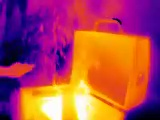
%> input picture Aza_MATLAB/Database/T007.jpg, 160 x 120 px
$ octave fire_detection_thermalRGB.m   (GNU Octave 9; MATLAB toolbox functions it lacks are replaced by stand-ins)
%> lines starting %> are read from the running program, lines starting %| are printed output that depends on the picture; in (x1, y1, x2, y2) boxes, pixels count from 0 and x2, y2 are one past the last pixel; in counts of white or black regions, pixels touching at a corner belong together; the program's own positions count from 1
### Aza_MATLAB/Regla_1.m
function output_image = Regla_1(input_image)

[fil, col, channel] = size(input_image);
output_image = double(zeros(fil, col));

for x = 1:fil
    for y = 1:col
        if (input_image(x, y, 2) > input_image(x, y, 3))
            if (input_image(x, y, 1) > input_image(x, y, 2))
                output_image(x, y) = 1;
            end
        else
            output_image(x, y) = 0;
        end
    end
end

figure('Name','Imagen obtenida mediante regla 1','NumberTitle','off');
imshow(output_image)
output_image = uint8(output_image);


end

### Aza_MATLAB/Regla_2.m
function output_image = Regla_2(input_image)

[fil, col, channel] = size(input_image);
output_image = double(zeros(fil, col));

for x = 1:fil
    for y = 1:col
        if input_image(x, y, 1) > 190  &&  input_image(x, y, 2) > 100  &&  input_image(x, y, 3) < 140
            output_image(x, y) = 1;
        else
            output_image(x, y) = 0;
        end
    end
end

figure('Name','Imagen obtenida mediante regla 2','NumberTitle','off');
imshow(output_image)
output_image = uint8(output_image);

end

### Aza_MATLAB/Regla_3.m
function output_image = Regla_3(input_image)

[fil, col, channel] = size(input_image);
output_image = double(zeros(fil, col));

imagen_Y = double(zeros(fil, col));
imagen_Cb = double(zeros(fil, col));
imagen_Cr = double(zeros(fil, col));

M = [0.2568, 0.5041, 0.0979;
    -0.1482, -0.2910, 0.4392;
    0.4392, -0.3678, -0.0714];

input_image = double(input_image);

Y = 0.0;
Cb = 0.0;
Cr = 0.0;

for x = 1:fil
    for y = 1:col
        Y  = M(1,1)*input_image(x, y, 1) + M(1, 2)*input_image(x, y, 2) + M(1, 3)*input_image(x, y, 3) + 16;
        Cb = M(2,1)*input_image(x, y, 1) + M(2, 2)*input_image(x, y, 2) + M(2, 3)*input_image(x, y, 3) + 128;
        Cr = M(3,1)*input_image(x, y, 1) + M(3, 2)*input_image(x, y, 2) + M(3, 3)*input_image(x, y, 3) + 128;
        imagen_Y(x, y)  =  Y;
        imagen_Cb(x, y) =  Cb;
        imagen_Cr(x, y) =  Cr;
    end
end

for x = 1:fil
    for y = 1:col
        if imagen_Y(x, y) >= imagen_Cb(x, y)
            output_image(x, y) = 1;
        else
            output_image(x, y) = 0;
        end
    end
end

figure('Name','Imagen obtenida mediante regla 3','NumberTitle','off');
imshow(output_image)
output_image = uint8(output_image);

end

### Aza_MATLAB/Regla_4.m
function output_image = Regla_4(input_image)

[fil, col, channel] = size(input_image);
output_image = double(zeros(fil, col));

imagen_Y = double(zeros(fil, col));
imagen_Cb = double(zeros(fil, col));
imagen_Cr = double(zeros(fil, col));

M = [0.2568, 0.5041, 0.0979;
    -0.1482, -0.2910, 0.4392;
    0.4392, -0.3678, -0.0714];

input_image = double(input_image);

Y  = 0.0;
Cb = 0.0;
Cr = 0.0;

for x = 1:fil
    for y = 1:col
        Y  = M(1,1)*input_image(x, y, 1) + M(1, 2)*input_image(x, y, 2) + M(1, 3)*input_image(x, y, 3) + 16;
        Cb = M(2,1)*input_image(x, y, 1) + M(2, 2)*input_image(x, y, 2) + M(2, 3)*input_image(x, y, 3) + 128;
        Cr = M(3,1)*input_image(x, y, 1) + M(3, 2)*input_image(x, y, 2) + M(3, 3)*input_image(x, y, 3) + 128;
        imagen_Y(x, y)  =  Y;
        imagen_Cb(x, y) =  Cb;
        imagen_Cr(x, y) =  Cr;
    end
end

for x = 1:fil
    for y = 1:col
        if imagen_Cr(x, y) >= imagen_Cb(x, y)
            output_image(x, y) = 1;
        else
            output_image(x, y) = 0;
        end
    end
end

figure('Name','Imagen obtenida mediante regla 4','NumberTitle','off');
imshow(output_image)
output_image = uint8(output_image);
end

### Aza_MATLAB/Regla_5.m
function output_image = Regla_5(input_image)

[fil, col, channel] = size(input_image);
output_image = double(zeros(fil, col));

imagen_Y = double(zeros(fil, col));
imagen_Cb = double(zeros(fil, col));
imagen_Cr = double(zeros(fil, col));

M = [0.2568, 0.5041, 0.0979;
    -0.1482, -0.2910, 0.4392;
    0.4392, -0.3678, -0.0714];

input_image = double(input_image);

Y  = 0.0;
Cb = 0.0;
Cr = 0.0;

for x = 1:fil
    for y = 1:col
        Y  = M(1,1)*input_image(x, y, 1) + M(1, 2)*input_image(x, y, 2) + M(1, 3)*input_image(x, y, 3) + 16;
        Cb = M(2,1)*input_image(x, y, 1) + M(2, 2)*input_image(x, y, 2) + M(2, 3)*input_image(x, y, 3) + 128;
        Cr = M(3,1)*input_image(x, y, 1) + M(3, 2)*input_image(x, y, 2) + M(3, 3)*input_image(x, y, 3) + 128;
        imagen_Y(x, y)  =  Y;
        imagen_Cb(x, y) =  Cb;
        imagen_Cr(x, y) =  Cr;
    end
end

Y_temp  = 0;
Cb_temp = 0;
Cr_temp = 0;
Image_dimension = fil*col;

for x = 1:fil
    for y = 1:col
        Y_temp  = imagen_Y(x, y)  + Y_temp;
        Cb_temp = imagen_Cb(x, y) + Cb_temp;
        Cr_temp = imagen_Cr(x, y) + Cr_temp;
    end
end

Y_mean  = (Y_temp/Image_dimension);
Cb_mean = (Cb_temp/Image_dimension);
Cr_mean = (Cr_temp/Image_dimension);

for x = 1:fil
    for y = 1:col
        if imagen_Y(x, y) >= Y_mean  &&  imagen_Cb(x, y) <= Cb_mean  &&  imagen_Cr(x, y) >= Cr_mean
            output_image(x, y) = 1;
        else
            output_image(x, y) = 0;
        end
    end
end

figure('Name','Imagen obtenida mediante regla 5','NumberTitle','off');
imshow(output_image)
output_image = uint8(output_image);

end

### Aza_MATLAB/Regla_6.m
function output_image = Regla_6(input_image)

[fil, col, channel] = size(input_image);
output_image = double(zeros(fil, col));

imagen_Y = double(zeros(fil, col));
imagen_Cb = double(zeros(fil, col));
imagen_Cr = double(zeros(fil, col));
threshold = 70;

M = [0.2568, 0.5041, 0.0979;
    -0.1482, -0.2910, 0.4392;
    0.4392, -0.3678, -0.0714];

input_image = double(input_image);

Y  = 0.0;
Cb = 0.0;
Cr = 0.0;

for x = 1:fil
    for y = 1:col
        Y  = M(1,1)*input_image(x, y, 1) + M(1, 2)*input_image(x, y, 2) + M(1, 3)*input_image(x, y, 3) + 16;
        Cb = M(2,1)*input_image(x, y, 1) + M(2, 2)*input_image(x, y, 2) + M(2, 3)*input_image(x, y, 3) + 128;
        Cr = M(3,1)*input_image(x, y, 1) + M(3, 2)*input_image(x, y, 2) + M(3, 3)*input_image(x, y, 3) + 128;
        imagen_Y(x, y)  =  Y;
        imagen_Cb(x, y) =  Cb;
        imagen_Cr(x, y) =  Cr;
    end
end

for x = 1:fil
    for y = 1:col
        if abs(imagen_Cb(x, y) - imagen_Cr(x, y)) >= threshold
            output_image(x, y) = 1;
        else
            output_image(x, y) = 0;
        end
    end
end

figure('Name','Imagen obtenida mediante regla 6','NumberTitle','off');
imshow(output_image)
output_image = uint8(output_image);

end

### Aza_MATLAB/Regla_7.m
function output_image = Regla_7(input_image)

[fil, col, channel] = size(input_image);
output_image = double(zeros(fil, col));

imagen_Y = double(zeros(fil, col));
imagen_Cb = double(zeros(fil, col));
imagen_Cr = double(zeros(fil, col));

M = [0.2568, 0.5041, 0.0979;
    -0.1482, -0.2910, 0.4392;
    0.4392, -0.3678, -0.0714];

input_image = double(input_image);

Y  = 0.0;
Cb = 0.0;
Cr = 0.0;

for x = 1:fil
    for y = 1:col
        Y  = M(1,1)*input_image(x, y, 1) + M(1, 2)*input_image(x, y, 2) + M(1, 3)*input_image(x, y, 3) + 16;
        Cb = M(2,1)*input_image(x, y, 1) + M(2, 2)*input_image(x, y, 2) + M(2, 3)*input_image(x, y, 3) + 128;
        Cr = M(3,1)*input_image(x, y, 1) + M(3, 2)*input_image(x, y, 2) + M(3, 3)*input_image(x, y, 3) + 128;
        imagen_Y(x, y)  =  Y;
        imagen_Cb(x, y) =  Cb;
        imagen_Cr(x, y) =  Cr;
    end
end

for x = 1:fil
    for y = 1:col
        if imagen_Cb(x, y) <= 120  &&  imagen_Cr(x, y) >= 150
            output_image(x, y) = 1;
        else
            output_image(x, y) = 0;
        end
    end
end

figure('Name','Imagen obtenida mediante regla 7','NumberTitle','off');
imshow(output_image)
output_image = uint8(output_image);

end

### Aza_MATLAB/fire_detection_thermalRGB.m
clear
close all
clc

%% Imagen térmica

im_thermal_leida = imread("Database/T007.jpg");
%> im_thermal_leida is the input picture: size 120x160x3 uint8; mean R, G, B 174.8, 71.5, 83.6
% figure('Name','Imagen de entrada','NumberTitle','off');
% imshow(im_thermal_leida)
im_thermal = imresize(im_thermal_leida,[240 320]);
figure('Name','Imagen térmica','NumberTitle','off');
imshow(im_thermal);

im_gris_thermal = rgb2gray(im_thermal);
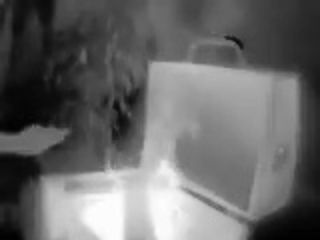
%> im_gris_thermal: size 240x320 uint8; min 1, max 254, mean 103.8
figure('Name','Imagen térmica','NumberTitle','off');
imshow(im_gris_thermal);

r = 0:255;
m = 225;
s = zeros(1, 256);

% Threshold
for k = 1:256
    if r(k) >= m
        s(k) = 255;
    end
end

[fil, col, channel] = size(im_gris_thermal);
%> fil = 240; col = 320; channel = 1
im_filtrada = uint8(zeros(fil, col));

for i = 1:fil
    for j = 1:col
        r = im_gris_thermal(i,j);
        k = r + 1;
        im_filtrada(i,j) = s(k);
    end
end
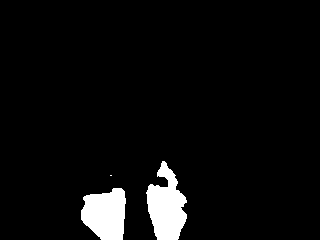
%> im_filtrada: size 240x320 uint8; 5% white; 3 white regions (1 under 20 px), largest, box (x1, y1, x2, y2) and area: (146, 161, 187, 240) 2024, (81, 188, 126, 240) 1826

figure('Name','Imagen Threshold Thermal','NumberTitle','off');
imshow(im_filtrada)

%% Imagen RGB
im_RGB_leida = imread("Database/RGB004.jpg");
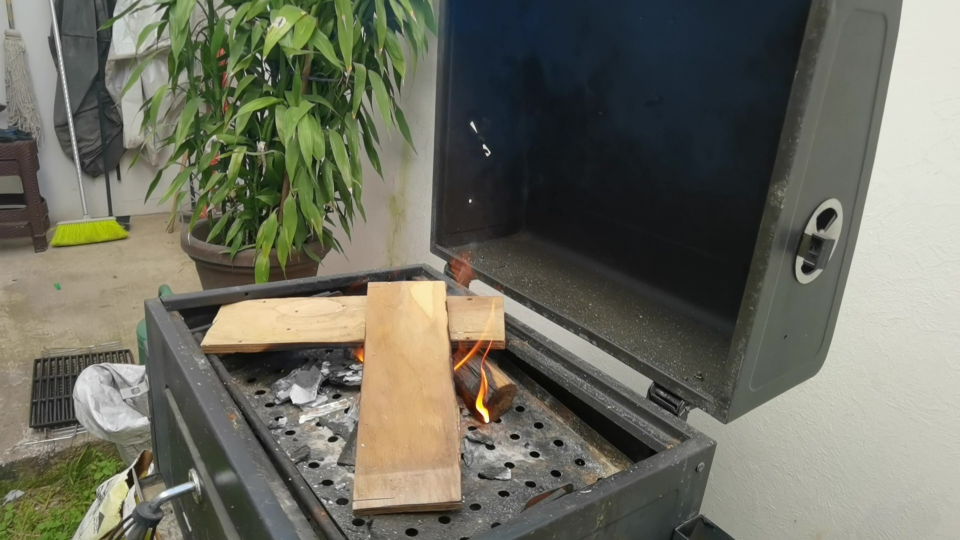
%> input picture Aza_MATLAB/Database/RGB004.jpg, 1920 x 1080 px (shown at 1/2 size)
%> im_RGB_leida is the input picture: size 1080x1920x3 uint8; mean R, G, B 108.9, 109.3, 96
% figure('Name','Imagen de entrada','NumberTitle','off');
% imshow(im_leida)

im_rgb = imresize(im_RGB_leida,[240 320]);
figure('Name','Imagen RGB','NumberTitle','off');
imshow(im_rgb);

imagen_regla_1 = Regla_1(im_rgb);
%> after the loop in Regla_1, `for x = 1:fil`: output_image: size 240x320 double; values 0 (black) and 1 (white), 25.9% white; 236 white regions (221 under 20 px), largest, box (x1, y1, x2, y2) and area: (0, 31, 218, 240) 18348, (33, 191, 55, 240) 366, (50, 223, 61, 240) 113
imagen_regla_2 = Regla_2(im_rgb);
%> after the loop in Regla_2, `for x = 1:fil`: output_image: size 240x320 double; values 0 (black) and 1 (white), 2.9% white; 25 white regions (20 under 20 px), largest, box (x1, y1, x2, y2) and area: (118, 127, 153, 221) 1972, (148, 132, 167, 149) 95, (153, 146, 167, 151) 42, (159, 164, 163, 185) 32, (163, 163, 169, 172) 21
imagen_regla_3 = Regla_3(im_rgb);
%> after the loop in Regla_3, `for x = 1:fil`:
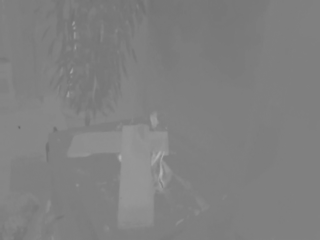
%> imagen_Cr: size 240x320 double; min 102.2, max 179.3, mean 128.8
%> after the loop in Regla_3, `for x = 1:fil`:
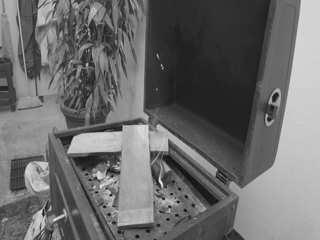
%> imagen_Y: size 240x320 double; min 17.77, max 234.1, mean 108.5
%> after the loop in Regla_3, `for x = 1:fil`: output_image: size 240x320 double; values 0 (black) and 1 (white), 40.1% white; 156 white regions (131 under 20 px), largest, box (x1, y1, x2, y2) and area: (229, 0, 320, 240) 10998, (0, 0, 74, 206) 7638, (67, 123, 217, 226) 6198
imagen_regla_4 = Regla_4(im_rgb);
%> after the loop in Regla_4, `for x = 1:fil`:
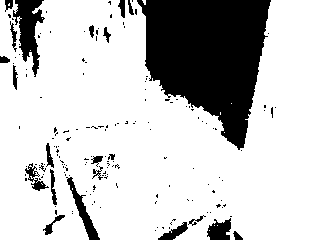
%> output_image: size 240x320 double; values 0 (black) and 1 (white), 78.2% white; 167 black regions (145 under 20 px), largest, box (x1, y1, x2, y2) and area: (137, 0, 271, 150) 12714, (13, 0, 45, 77) 1187, (66, 177, 100, 240) 506
imagen_regla_5 = Regla_5(im_rgb);
%> after the loop in Regla_5, `for x = 1:fil`: Cb_temp = 9384997.3; Cr_temp = 9891197.4; Y_temp = 8331282.9
%> in Regla_5, `Y_mean  = (Y_temp/Image_dimension);`: Y_mean = 108.5
%> in Regla_5, `Cb_mean = (Cb_temp/Image_dimension);`: Cb_mean = 122.2
%> in Regla_5, `Cr_mean = (Cr_temp/Image_dimension);`: Cr_mean = 128.8
%> after the loop in Regla_5, `for x = 1:fil`: output_image: size 240x320 double; values 0 (black) and 1 (white), 14.7% white; 131 white regions (113 under 20 px), largest, box (x1, y1, x2, y2) and area: (67, 123, 172, 227) 4927, (0, 82, 68, 207) 3817, (105, 52, 148, 123) 1228
imagen_regla_6 = Regla_6(im_rgb);
%> after the loop in Regla_6, `for x = 1:fil`: output_image: size 240x320 double; values 0 (black) and 1 (white), 0.22% white; 4 white regions (1 under 20 px), largest, box (x1, y1, x2, y2) and area: (19, 99, 41, 107) 112, (159, 167, 163, 184) 29, (152, 152, 160, 164) 21
imagen_regla_7 = Regla_7(im_rgb);
%> after the loop in Regla_7, `for x = 1:fil`: output_image: size 240x320 double; values 0 (black) and 1 (white), 0.67% white; 29 white regions (23 under 20 px), largest, box (x1, y1, x2, y2) and area: (151, 150, 167, 185) 162, (124, 138, 136, 170) 140, (151, 117, 157, 125) 42, (124, 191, 130, 199) 28, (138, 176, 144, 184) 27, (118, 154, 124, 162) 26

% Verde es fuego
[fil, col, channel] = size(im_rgb);
%> channel = 3
fire_pixels = double(zeros(fil, col));
filtered_image = im_rgb;


for x = 1:fil
    for y = 1:col
        if imagen_regla_1(x, y) == 1 && imagen_regla_2(x, y) == 1 && imagen_regla_3(x, y) == 1 && imagen_regla_4(x, y) == 1 && imagen_regla_5(x, y) == 1 && imagen_regla_6(x, y) == 1 && imagen_regla_7(x, y) == 1
            fire_pixels(x, y) = 255;
            filtered_image(x, y, 1) = 0;
            filtered_image(x, y, 2) = 255;
            filtered_image(x, y, 3) = 0;
        end
    end
end
%> filtered_image: size 240x320x3 uint8; mean R, G, B 108.9, 109.4, 96
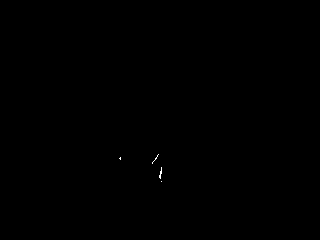
%> fire_pixels: size 240x320 double; 0.04% white in thin lines or dots, all inside (x1, y1, x2, y2) = (119, 154, 162, 182)

fire_pixels = uint8(fire_pixels);
figure('Name','Pixeles de fuego','NumberTitle','off');
imshow(fire_pixels)

filtered_image = uint8(filtered_image);
% figure('Name','Imagen filtrada','NumberTitle','off');
% imshow(filtered_image)
